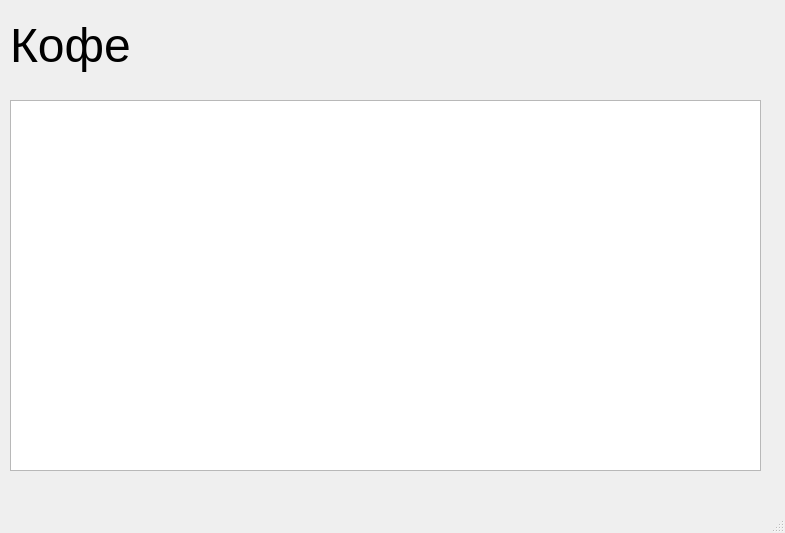
<?xml version="1.0" encoding="UTF-8"?>
<ui version="4.0">
 <class>MainWindow</class>
 <widget class="QMainWindow" name="MainWindow">
  <property name="geometry">
   <rect>
    <x>0</x>
    <y>0</y>
    <width>785</width>
    <height>533</height>
   </rect>
  </property>
  <property name="windowTitle">
   <string>MainWindow</string>
  </property>
  <widget class="QWidget" name="centralwidget">
   <widget class="QLabel" name="label">
    <property name="geometry">
     <rect>
      <x>10</x>
      <y>10</y>
      <width>371</width>
      <height>71</height>
     </rect>
    </property>
    <property name="font">
     <font>
      <pointsize>36</pointsize>
     </font>
    </property>
    <property name="text">
     <string>Кофе</string>
    </property>
   </widget>
   <widget class="QTableWidget" name="tableWidget">
    <property name="geometry">
     <rect>
      <x>10</x>
      <y>100</y>
      <width>751</width>
      <height>371</height>
     </rect>
    </property>
   </widget>
  </widget>
  <widget class="QMenuBar" name="menubar">
   <property name="geometry">
    <rect>
     <x>0</x>
     <y>0</y>
     <width>785</width>
     <height>26</height>
    </rect>
   </property>
  </widget>
  <widget class="QStatusBar" name="statusbar"/>
 </widget>
 <resources/>
 <connections/>
</ui>
